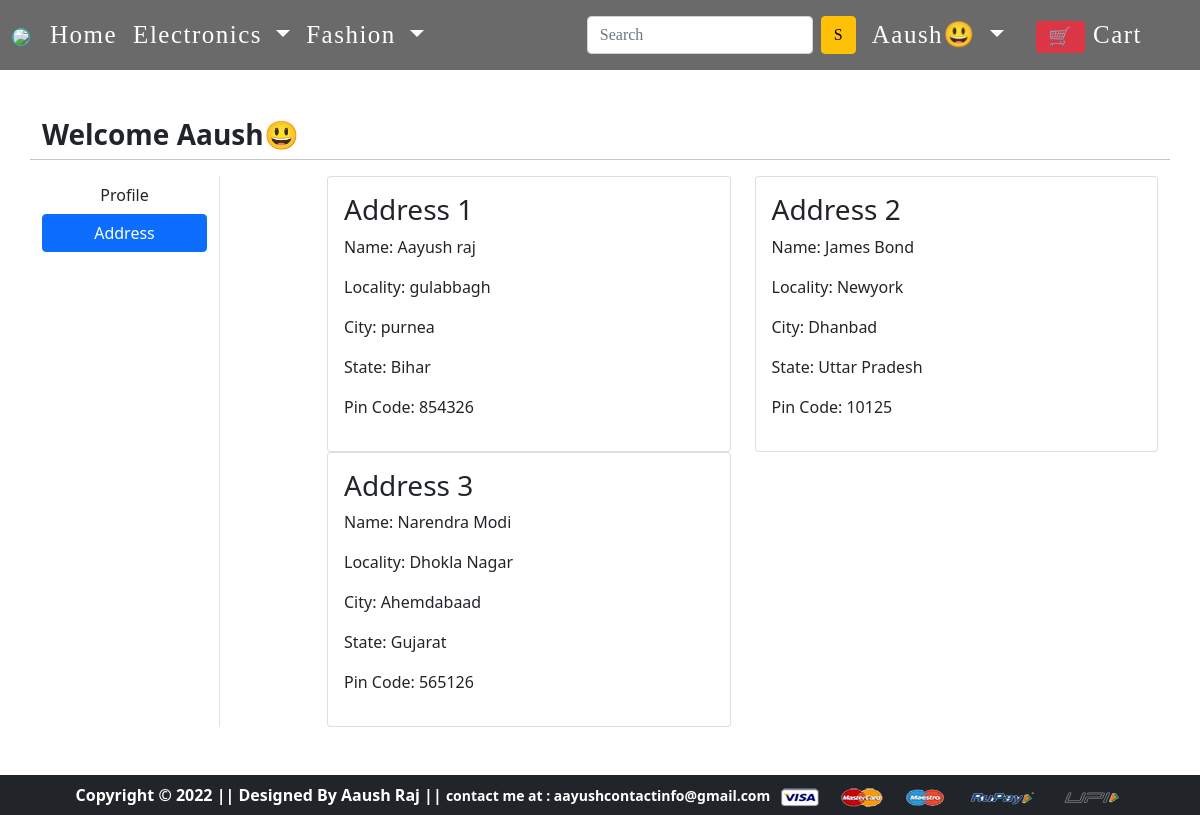
The page /address/ (signed in) on the database its author committed.
### app/models.py (models this page shows, shortened)
class Customer(models.Model):
    user = models.ForeignKey(User, on_delete=models.CASCADE)
    name =  models.CharField(max_length=200)
    locality =  models.CharField(max_length=200)
    city =  models.CharField(max_length=50)
    zipcode =  models.IntegerField()
    state = models.CharField(choices = STATE_CHOICES,max_length=50)

### app/views.py (the view)
# urls.py: path('address/', views.address, name='address'),
@login_required
def address(request):
    add = Customer.objects.filter(user=request.user)#current user is located at - request.user
    return render(request, 'app/address.html',{'add':add,'active':'btn-primary'})

### app/templates/app/address.html
{% extends 'app/base.html' %} {% load static %} {% block title %}Address{% endblock title %} {% block main-content %}
<div class="container my-5">
    <div class="row">
        <h3><strong> Welcome {{user}}😃</strong></h3>
        <hr>
        <div class="col-sm-2 border-end">
            <ul class="list-unstyled">
                <li class="d-grid"><a href="{% url 'profile' %}" class="btn">Profile</a></li>
                <li class="d-grid"><a href="{% url 'address' %}" class="btn {{active}}">Address</a></li>
            </ul>
        </div>
        <div class="col-sm-9 offset-sm-1">
            <div class="row">
                {% for ad in add %}
                <div class="col-sm-6">
                    <div class="card">
                        <div class="card-body">
                            <h3>Address {{forloop.counter}}</h3>
                            <p>Name: {{ad.name}}</p>
                            <p>Locality: {{ad.locality}}</p>
                            <p>City: {{ad.city}}</p>
                            <p>State: {{ad.state}}</p>
                            <p>Pin Code: {{ad.zipcode}}</p>
                        </div>
                    </div>
                </div>
                {% endfor %}
            </div>
        </div>
    </div>
</div>
{% endblock main-content %}

### app/templates/app/base.html (shortened to what this page needs)
<!doctype html> {% load static %}
<html lang="en">
<head>
    <link href="https://cdn.jsdelivr.net/npm/bootstrap@5.0.0-beta1/dist/css/bootstrap.min.css" rel="stylesheet">
    <link rel="stylesheet" href="{% static 'app/css/owl.carousel.min.css' %}">
    <link rel="stylesheet" href="{% static 'app/css/all.min.css' %}">
    <link rel="stylesheet" href="{% static 'app/css/style.css' %}">
</head>
<body>
    <nav class="navbar navbar-expand-lg navbar-dark" id="navbar" style="font-family: nebraska; font-size: 25px; letter-spacing: 1.5px; ">
        <div class="container">
            <a href="{% url 'home' %}" style="margin-left:-30px; "> <img style="border: 0.2px solid rgba(0, 223, 167, 0.938); border-radius: 25px;" src="{% static 'app/images/titlelogo2.jpeg' %}"></a>
            <div class="collapse navbar-collapse" id="navbarSupportedContent">
                <ul class="navbar-nav me-auto mb-2 mb-lg-0">
                    <li class="nav-item">
                        <a class="nav-link active" aria-current="page" href="/">Home</a>
                    </li>
                    <li class="nav-item dropdown">
                        <a class="nav-link dropdown-toggle text-white" href="#" id="electronicsDropdown" role="button" data-bs-toggle="dropdown" aria-expanded="false">
               Electronics
             </a>
                    </li>
                    <li class="nav-item dropdown">
                        <a class="nav-link dropdown-toggle text-white" href="#" id="fashionDropdown" role="button" data-bs-toggle="dropdown" aria-expanded="false">
               Fashion
             </a>
                    </li>
                </ul>
                <form class="d-flex">
                    <input class="form-control me-2" type="search" placeholder="Search" aria-label="Search">
                    <button class="btn btn-warning" type="submit">S</button>
                </form>
                <div>
                    <ul class="navbar-nav me-auto mb-2 mb-lg-0">
                        {% if request.user.is_authenticated %}
                        <li class="nav-item dropdown mx-2">
                            <a class="nav-link dropdown-toggle text-white" href="#" id="profileDropdown" role="button" data-bs-toggle="dropdown" aria-expanded="false">
                {{user}}😃
              </a>
                        </li>
                        <li class="nav-item mx-2">
                            <a href="{% url 'showcart' %}" class="nav-link text-white"><span class="badge bg-danger">🛒</span> Cart </a>
                        </li>
                        {% endif%}
                    </ul>
                </div>
            </div>
        </div>
    </nav>
    {% block banner_slider %} {% endblock banner_slider %} {% block livesale %} {% endblock livesale %} {% block main-content %} {% endblock main-content %} {% block payement-gateway %} {% endblock payement-gateway %}
    <footer class="container-fluid bg-dark text-center p-2 mt-5">
        <strong class="text-white">Copyright &copy; 2022 || Designed By Aaush Raj || <small> contact me at : aayushcontactinfo@gmail.com</small> </strong>
        <img src="{% static 'app/images/payment.png' %}" alt="" srcset="" class="img-fluid" height="2px">
    </footer>
</body>
</html>

### app/static/app/css/style.css (style rules this page uses)
#navbar { background-color: rgba(29, 29, 29, 0.658); }

### rows shown on the page
Customer: name "Aayush raj", locality "gulabbagh", city "purnea", state "Bihar", zipcode "854326"
Customer: name "James Bond", locality "Newyork", city "Dhanbad", state "Uttar Pradesh", zipcode "10125"
Customer: name "Narendra Modi", locality "Dhokla Nagar", city "Ahemdabaad", state "Gujarat", zipcode "565126"

### other values the page prints
{{ user }} "Aaush"
